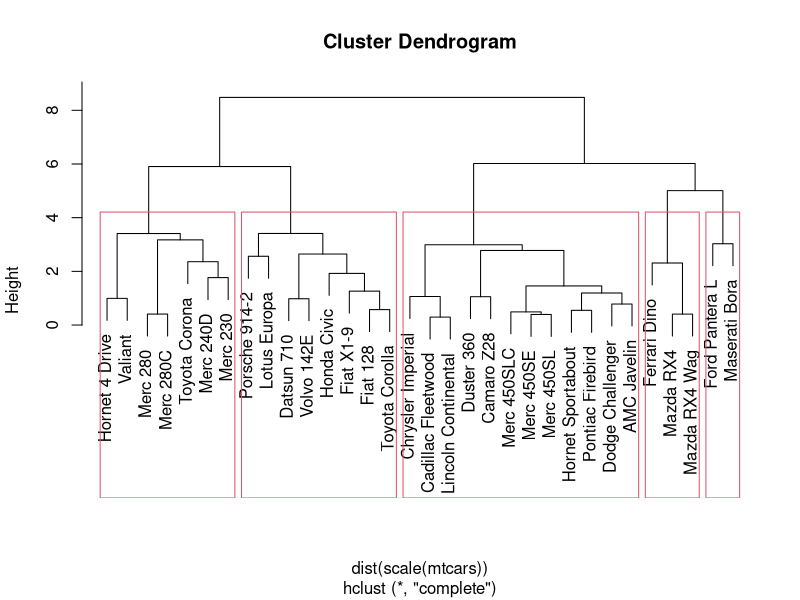
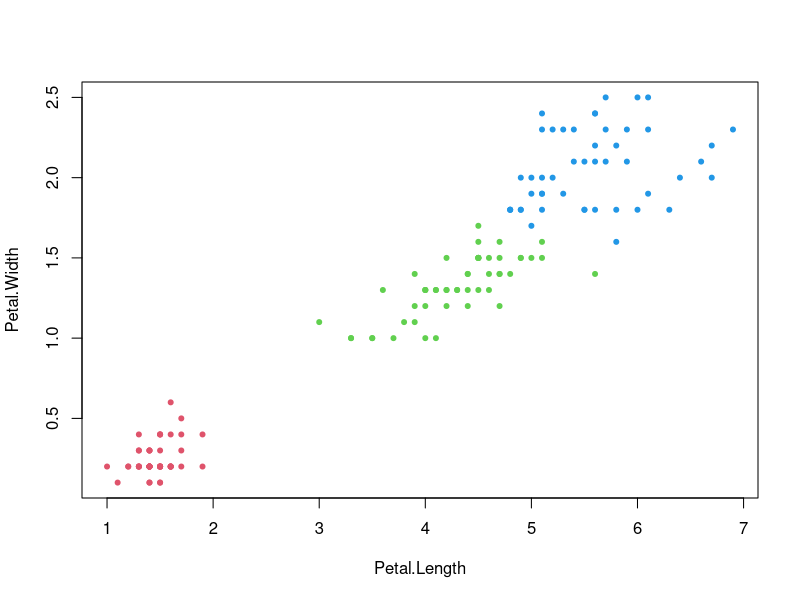

These figures' R source, in order:




# Normalisierung

normalize <- function(x){
  (x - min(x)) / (max(x) - min(x))
}

df <- iris[1:4]

apply(df, 2, normalize)


# Hiearchical Clustering

# Hierarchisches Cluster erzeugen
cluster <- hclust(dist(scale(mtcars)),
                  method = "complete")
# Plotten
plot(cluster)

# Gruppen zeichnen
rect.hclust(cluster, 5)

#ClusterNr zum Dateframe hinzufügen
data.frame(mtcars, cutree(cluster, 5))


# k-means Clustering

set.seed(1234)
df <- iris[3:4]

# Normalisieren
df_norm <- scale(df)

# Cluster bilden (Anzahl Clusters!)
clusters <- kmeans(df_norm, 3)

# Plot
plot(df, col=clusters$cluster + 1, pch=20)


